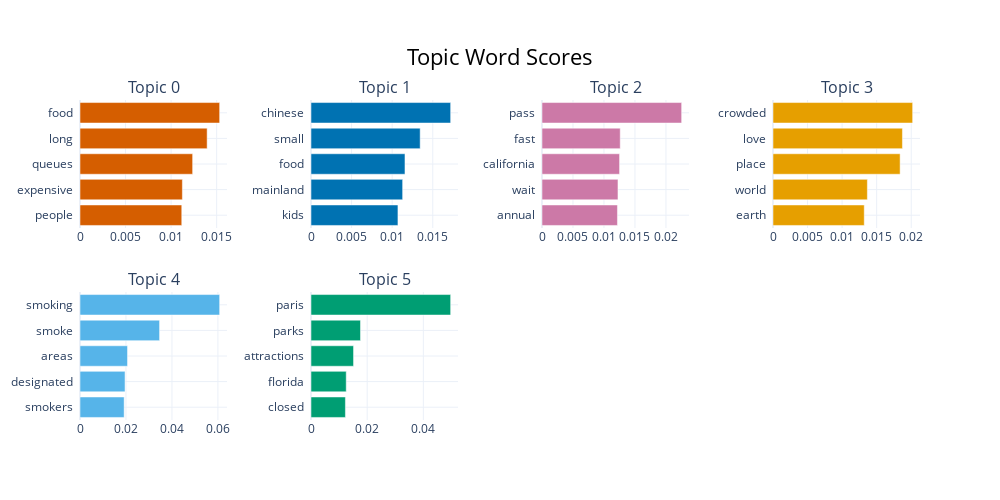

The code cell stored with this chart in its notebook:
### Code cell
import pandas as pd
from bertopic import BERTopic
from sklearn.feature_extraction.text import CountVectorizer, ENGLISH_STOP_WORDS
import plotly.io as pio


# --- Load high-risk reviews ---
df = pd.read_csv("Labelled_DisneylandReviews.csv")
high_risk_reviews = df[df["bert_sentiment"].isin(["1 star", "2 stars"])]["Review_Text"].dropna().tolist()

# --- Define custom stopwords ---
custom_stopwords = set(ENGLISH_STOP_WORDS)
custom_stopwords.update([
    "disneyland", "disney", "park", "hong", "kong", "hk",
    "visit", "visiting", "went", "ride", "rides", "day", "just",
    "got", "go", "line", "time", "like", "also", "one", "even"
])

# --- Vectorizer ---
vectorizer_model = CountVectorizer(stop_words="english", min_df=2, ngram_range=(1, 3))
vectorizer_model = CountVectorizer(stop_words=list(custom_stopwords))

# --- Train BERTopic ---
topic_model = BERTopic(vectorizer_model=vectorizer_model)
topics, probs = topic_model.fit_transform(high_risk_reviews)

# --- View topic summary ---
topic_info = topic_model.get_topic_info()
print(topic_info.head())

### Figure 1 — Plotly figure (JSON) as saved in the notebook; plotly's stock layout.template omitted (floating-point values rounded to 4 significant figures)
{"data": [{"marker": {"color": "#D55E00"}, "orientation": "h", "type": "bar", "x": [0.01117, 0.01124, 0.01236, 0.01395, 0.01533], "xaxis": "x", "y": ["people  ", "expensive  ", "queues  ", "long  ", "food  "], "yaxis": "y"}, {"marker": {"color": "#0072B2"}, "orientation": "h", "type": "bar", "x": [0.01071, 0.01129, 0.01158, 0.01345, 0.0172], "xaxis": "x2", "y": ["kids  ", "mainland  ", "food  ", "small  ", "chinese  "], "yaxis": "y2"}, {"marker": {"color": "#CC79A7"}, "orientation": "h", "type": "bar", "x": [0.01217, 0.01226, 0.01251, 0.01262, 0.02253], "xaxis": "x3", "y": ["annual  ", "wait  ", "california  ", "fast  ", "pass  "], "yaxis": "y3"}, {"marker": {"color": "#E69F00"}, "orientation": "h", "type": "bar", "x": [0.0132, 0.01366, 0.01839, 0.01873, 0.02021], "xaxis": "x4", "y": ["earth  ", "world  ", "place  ", "love  ", "crowded  "], "yaxis": "y4"}, {"marker": {"color": "#56B4E9"}, "orientation": "h", "type": "bar", "x": [0.01921, 0.0196, 0.02067, 0.03462, 0.06076], "xaxis": "x5", "y": ["smokers  ", "designated  ", "areas  ", "smoke  ", "smoking  "], "yaxis": "y5"}, {"marker": {"color": "#009E73"}, "orientation": "h", "type": "bar", "x": [0.01225, 0.01254, 0.01514, 0.01762, 0.04972], "xaxis": "x6", "y": ["closed  ", "florida  ", "attractions  ", "parks  ", "paris  "], "yaxis": "y6"}], "layout": {"annotations": [{"font": {"size": 16}, "showarrow": false, "text": "Topic 0", "x": 0.0875, "xanchor": "center", "xref": "paper", "y": 1, "yanchor": "bottom", "yref": "paper"}, {"font": {"size": 16}, "showarrow": false, "text": "Topic 1", "x": 0.3625, "xanchor": "center", "xref": "paper", "y": 1, "yanchor": "bottom", "yref": "paper"}, {"font": {"size": 16}, "showarrow": false, "text": "Topic 2", "x": 0.6375, "xanchor": "center", "xref": "paper", "y": 1, "yanchor": "bottom", "yref": "paper"}, {"font": {"size": 16}, "showarrow": false, "text": "Topic 3", "x": 0.9125, "xanchor": "center", "xref": "paper", "y": 1, "yanchor": "bottom", "yref": "paper"}, {"font": {"size": 16}, "showarrow": false, "text": "Topic 4", "x": 0.0875, "xanchor": "center", "xref": "paper", "y": 0.4, "yanchor": "bottom", "yref": "paper"}, {"font": {"size": 16}, "showarrow": false, "text": "Topic 5", "x": 0.3625, "xanchor": "center", "xref": "paper", "y": 0.4, "yanchor": "bottom", "yref": "paper"}], "height": 500, "hoverlabel": {"bgcolor": "white", "font": {"family": "Rockwell", "size": 16}}, "showlegend": false, "title": {"font": {"color": "Black", "size": 22}, "text": "Topic Word Scores", "x": 0.5, "xanchor": "center", "yanchor": "top"}, "width": 1000, "xaxis": {"anchor": "y", "domain": [0, 0.175], "showgrid": true}, "xaxis2": {"anchor": "y2", "domain": [0.275, 0.45], "showgrid": true}, "xaxis3": {"anchor": "y3", "domain": [0.55, 0.725], "showgrid": true}, "xaxis4": {"anchor": "y4", "domain": [0.825, 1], "showgrid": true}, "xaxis5": {"anchor": "y5", "domain": [0, 0.175], "showgrid": true}, "xaxis6": {"anchor": "y6", "domain": [0.275, 0.45], "showgrid": true}, "xaxis7": {"anchor": "y7", "domain": [0.55, 0.725], "showgrid": true}, "xaxis8": {"anchor": "y8", "domain": [0.825, 1], "showgrid": true}, "yaxis": {"anchor": "x", "domain": [0.6, 1], "showgrid": true}, "yaxis2": {"anchor": "x2", "domain": [0.6, 1], "showgrid": true}, "yaxis3": {"anchor": "x3", "domain": [0.6, 1], "showgrid": true}, "yaxis4": {"anchor": "x4", "domain": [0.6, 1], "showgrid": true}, "yaxis5": {"anchor": "x5", "domain": [0, 0.4], "showgrid": true}, "yaxis6": {"anchor": "x6", "domain": [0, 0.4], "showgrid": true}, "yaxis7": {"anchor": "x7", "domain": [0, 0.4], "showgrid": true}, "yaxis8": {"anchor": "x8", "domain": [0, 0.4], "showgrid": true}}}
